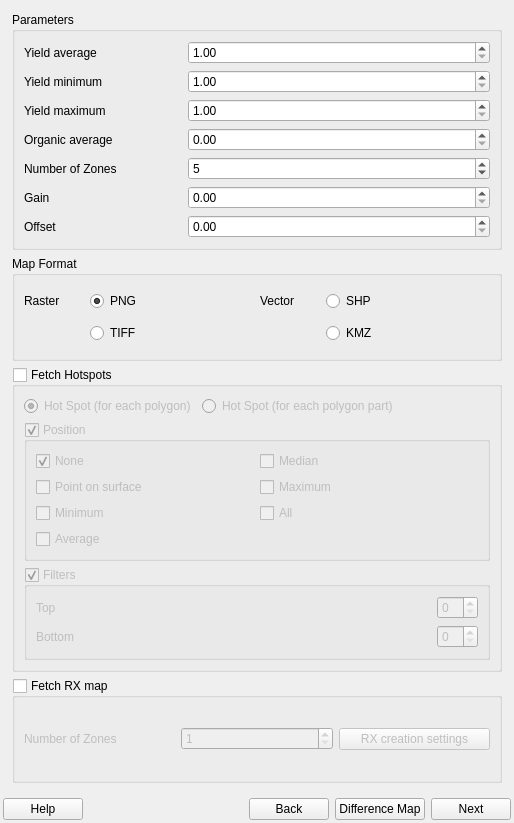
<?xml version="1.0" encoding="UTF-8"?>
<ui version="4.0">
 <class>GeosysPluginDockWidgetBase</class>
 <widget class="QDockWidget" name="GeosysPluginDockWidgetBase">
  <property name="geometry">
   <rect>
    <x>0</x>
    <y>0</y>
    <width>514</width>
    <height>823</height>
   </rect>
  </property>
  <property name="minimumSize">
   <size>
    <width>514</width>
    <height>600</height>
   </size>
  </property>
  <property name="windowTitle">
   <string>GEOSYS Plugin</string>
  </property>
  <widget class="QWidget" name="dockWidgetContents">
   <layout class="QVBoxLayout" name="verticalLayout">
    <property name="leftMargin">
     <number>3</number>
    </property>
    <property name="topMargin">
     <number>3</number>
    </property>
    <property name="rightMargin">
     <number>3</number>
    </property>
    <property name="bottomMargin">
     <number>3</number>
    </property>
    <item>
     <widget class="QStackedWidget" name="stacked_widget">
      <property name="sizePolicy">
       <sizepolicy hsizetype="Preferred" vsizetype="Preferred">
        <horstretch>0</horstretch>
        <verstretch>0</verstretch>
       </sizepolicy>
      </property>
      <property name="currentIndex">
       <number>2</number>
      </property>
      <widget class="QWidget" name="coverage_form_page">
       <property name="minimumSize">
        <size>
         <width>0</width>
         <height>0</height>
        </size>
       </property>
       <layout class="QVBoxLayout" name="verticalLayout_2">
        <property name="leftMargin">
         <number>3</number>
        </property>
        <property name="topMargin">
         <number>3</number>
        </property>
        <property name="rightMargin">
         <number>3</number>
        </property>
        <property name="bottomMargin">
         <number>3</number>
        </property>
        <item>
         <widget class="QGroupBox" name="group_box">
          <property name="minimumSize">
           <size>
            <width>0</width>
            <height>0</height>
           </size>
          </property>
          <property name="maximumSize">
           <size>
            <width>524287</width>
            <height>524287</height>
           </size>
          </property>
          <property name="autoFillBackground">
           <bool>false</bool>
          </property>
          <property name="title">
           <string>Coverage Parameters</string>
          </property>
          <layout class="QVBoxLayout" name="verticalLayout_5">
           <item>
            <widget class="QLabel" name="geometry_label">
             <property name="text">
              <string>Select a coverage boundary from active layers</string>
             </property>
            </widget>
           </item>
           <item>
            <widget class="QComboBox" name="geometry_combo_box">
             <property name="insertPolicy">
              <enum>QComboBox::InsertAlphabetically</enum>
             </property>
            </widget>
           </item>
           <item>
            <widget class="QCheckBox" name="selected_features_checkbox">
             <property name="enabled">
              <bool>true</bool>
             </property>
             <property name="layoutDirection">
              <enum>Qt::LeftToRight</enum>
             </property>
             <property name="text">
              <string>Selected features only</string>
             </property>
            </widget>
           </item>
           <item>
            <widget class="QCheckBox" name="single_geometry_checkbox">
             <property name="text">
              <string>Bulk request (all objects as a single geometry)</string>
             </property>
            </widget>
           </item>
           <item>
            <widget class="QLabel" name="map_product_label">
             <property name="text">
              <string>Choose a map product type</string>
             </property>
            </widget>
           </item>
           <item>
            <widget class="QComboBox" name="map_product_combo_box">
             <property name="insertPolicy">
              <enum>QComboBox::InsertAlphabetically</enum>
             </property>
            </widget>
           </item>
           <item>
            <widget class="QLabel" name="sensor_label">
             <property name="text">
              <string>Choose a sensor</string>
             </property>
            </widget>
           </item>
           <item>
            <widget class="QComboBox" name="sensor_combo_box">
             <property name="insertPolicy">
              <enum>QComboBox::InsertAlphabetically</enum>
             </property>
            </widget>
           </item>
           <item>
            <widget class="QLabel" name="lbl_weather">
             <property name="text">
              <string>Select weather type</string>
             </property>
            </widget>
           </item>
           <item>
            <widget class="QComboBox" name="cb_weather"/>
           </item>
           <item>
            <widget class="QLabel" name="start_date_label">
             <property name="text">
              <string>Choose start date</string>
             </property>
            </widget>
           </item>
           <item>
            <widget class="QDateEdit" name="start_date_edit">
             <property name="wrapping">
              <bool>false</bool>
             </property>
             <property name="buttonSymbols">
              <enum>QAbstractSpinBox::UpDownArrows</enum>
             </property>
             <property name="displayFormat">
              <string>yyyy-MM-dd</string>
             </property>
             <property name="calendarPopup">
              <bool>true</bool>
             </property>
            </widget>
           </item>
           <item>
            <widget class="QLabel" name="end_date_label">
             <property name="text">
              <string>Choose end date</string>
             </property>
            </widget>
           </item>
           <item>
            <widget class="QDateEdit" name="end_date_edit">
             <property name="displayFormat">
              <string>yyyy-MM-dd</string>
             </property>
             <property name="calendarPopup">
              <bool>true</bool>
             </property>
            </widget>
           </item>
           <item>
            <widget class="QLabel" name="n_planned_label">
             <property name="text">
              <string>N-planned value</string>
             </property>
            </widget>
           </item>
           <item>
            <widget class="QDoubleSpinBox" name="n_planned_value_spinbox">
             <property name="enabled">
              <bool>true</bool>
             </property>
             <property name="minimum">
              <double>0.010000000000000</double>
             </property>
             <property name="maximum">
              <double>100.000000000000000</double>
             </property>
             <property name="singleStep">
              <double>0.500000000000000</double>
             </property>
             <property name="value">
              <double>0.010000000000000</double>
             </property>
            </widget>
           </item>
           <item>
            <spacer name="verticalSpacer">
             <property name="orientation">
              <enum>Qt::Vertical</enum>
             </property>
             <property name="sizeHint" stdset="0">
              <size>
               <width>20</width>
               <height>40</height>
              </size>
             </property>
            </spacer>
           </item>
          </layout>
         </widget>
        </item>
       </layout>
      </widget>
      <widget class="QWidget" name="coverage_result_page">
       <layout class="QVBoxLayout" name="verticalLayout_3">
        <property name="leftMargin">
         <number>3</number>
        </property>
        <property name="topMargin">
         <number>3</number>
        </property>
        <property name="rightMargin">
         <number>3</number>
        </property>
        <property name="bottomMargin">
         <number>3</number>
        </property>
        <item>
         <layout class="QVBoxLayout" name="coverage_result_vertical_layout">
          <property name="spacing">
           <number>6</number>
          </property>
          <property name="bottomMargin">
           <number>0</number>
          </property>
          <item>
           <widget class="QLabel" name="label">
            <property name="text">
             <string>Coverage search results</string>
            </property>
           </widget>
          </item>
          <item>
           <widget class="QListWidget" name="coverage_result_list">
            <property name="sizePolicy">
             <sizepolicy hsizetype="Expanding" vsizetype="Expanding">
              <horstretch>0</horstretch>
              <verstretch>0</verstretch>
             </sizepolicy>
            </property>
            <property name="alternatingRowColors">
             <bool>true</bool>
            </property>
            <property name="selectionMode">
             <enum>QAbstractItemView::MultiSelection</enum>
            </property>
            <property name="iconSize">
             <size>
              <width>24</width>
              <height>24</height>
             </size>
            </property>
           </widget>
          </item>
         </layout>
        </item>
       </layout>
      </widget>
      <widget class="QWidget" name="map_creation_page">
       <layout class="QGridLayout" name="gridLayout">
        <item row="2" column="0">
         <widget class="QGroupBox" name="hotspots_group">
          <property name="title">
           <string>Fetch Hotspots</string>
          </property>
          <property name="checkable">
           <bool>true</bool>
          </property>
          <property name="checked">
           <bool>false</bool>
          </property>
          <layout class="QVBoxLayout" name="verticalLayout_4">
           <item>
            <layout class="QFormLayout" name="formLayout_2">
             <item row="0" column="0">
              <widget class="QRadioButton" name="hotspot_polygon_form">
               <property name="text">
                <string>Hot Spot (for each polygon)</string>
               </property>
               <property name="checked">
                <bool>true</bool>
               </property>
              </widget>
             </item>
             <item row="0" column="1">
              <widget class="QRadioButton" name="hotspot_polygon_part_form">
               <property name="text">
                <string>Hot Spot (for each polygon part)</string>
               </property>
              </widget>
             </item>
            </layout>
           </item>
           <item>
            <widget class="QGroupBox" name="hotspots_position_group">
             <property name="title">
              <string>Position</string>
             </property>
             <property name="checkable">
              <bool>true</bool>
             </property>
             <layout class="QGridLayout" name="gridLayout_3">
              <item row="0" column="0">
               <widget class="QCheckBox" name="cb_none">
                <property name="text">
                 <string>None</string>
                </property>
                <property name="checked">
                 <bool>true</bool>
                </property>
               </widget>
              </item>
              <item row="0" column="1">
               <widget class="QCheckBox" name="cb_med">
                <property name="text">
                 <string>Median</string>
                </property>
               </widget>
              </item>
              <item row="1" column="0">
               <widget class="QCheckBox" name="cb_point_on_surface">
                <property name="text">
                 <string>Point on surface</string>
                </property>
               </widget>
              </item>
              <item row="1" column="1">
               <widget class="QCheckBox" name="cb_max">
                <property name="text">
                 <string>Maximum</string>
                </property>
               </widget>
              </item>
              <item row="2" column="0">
               <widget class="QCheckBox" name="cb_min">
                <property name="text">
                 <string>Minimum</string>
                </property>
               </widget>
              </item>
              <item row="2" column="1">
               <widget class="QCheckBox" name="cb_all">
                <property name="text">
                 <string>All</string>
                </property>
               </widget>
              </item>
              <item row="3" column="0">
               <widget class="QCheckBox" name="cb_ave">
                <property name="text">
                 <string>Average</string>
                </property>
               </widget>
              </item>
             </layout>
            </widget>
           </item>
           <item>
            <widget class="QGroupBox" name="hotspots_filters_group">
             <property name="title">
              <string>Filters</string>
             </property>
             <property name="checkable">
              <bool>true</bool>
             </property>
             <layout class="QGridLayout" name="gridLayout_4">
              <item row="0" column="0">
               <widget class="QLabel" name="lbl_top">
                <property name="text">
                 <string>Top</string>
                </property>
               </widget>
              </item>
              <item row="0" column="1">
               <spacer name="horizontalSpacer">
                <property name="orientation">
                 <enum>Qt::Horizontal</enum>
                </property>
                <property name="sizeHint" stdset="0">
                 <size>
                  <width>243</width>
                  <height>20</height>
                 </size>
                </property>
               </spacer>
              </item>
              <item row="0" column="2">
               <widget class="QSpinBox" name="sb_top"/>
              </item>
              <item row="1" column="0">
               <widget class="QLabel" name="lbl_bottom">
                <property name="text">
                 <string>Bottom</string>
                </property>
               </widget>
              </item>
              <item row="1" column="1">
               <spacer name="horizontalSpacer_2">
                <property name="orientation">
                 <enum>Qt::Horizontal</enum>
                </property>
                <property name="sizeHint" stdset="0">
                 <size>
                  <width>243</width>
                  <height>20</height>
                 </size>
                </property>
               </spacer>
              </item>
              <item row="1" column="2">
               <widget class="QSpinBox" name="sb_bottom"/>
              </item>
             </layout>
            </widget>
           </item>
          </layout>
         </widget>
        </item>
        <item row="0" column="0">
         <widget class="QGroupBox" name="parameters_group">
          <property name="title">
           <string>Parameters</string>
          </property>
          <layout class="QGridLayout" name="gridLayout">
           <item row="0" column="0">
            <widget class="QLabel" name="yield_average_label">
             <property name="minimumSize">
              <size>
               <width>0</width>
               <height>0</height>
              </size>
             </property>
             <property name="text">
              <string>Yield average</string>
             </property>
            </widget>
           </item>
           <item row="0" column="1">
            <widget class="QDoubleSpinBox" name="yield_average_form">
             <property name="sizePolicy">
              <sizepolicy hsizetype="Preferred" vsizetype="Fixed">
               <horstretch>0</horstretch>
               <verstretch>0</verstretch>
              </sizepolicy>
             </property>
             <property name="minimumSize">
              <size>
               <width>302</width>
               <height>0</height>
              </size>
             </property>
             <property name="minimum">
              <double>1.000000000000000</double>
             </property>
             <property name="maximum">
              <double>999.990000000000009</double>
             </property>
            </widget>
           </item>
           <item row="1" column="0">
            <widget class="QLabel" name="yield_minimum_label">
             <property name="minimumSize">
              <size>
               <width>0</width>
               <height>0</height>
              </size>
             </property>
             <property name="text">
              <string>Yield minimum</string>
             </property>
            </widget>
           </item>
           <item row="1" column="1">
            <widget class="QDoubleSpinBox" name="yield_minimum_form">
             <property name="sizePolicy">
              <sizepolicy hsizetype="Preferred" vsizetype="Fixed">
               <horstretch>0</horstretch>
               <verstretch>0</verstretch>
              </sizepolicy>
             </property>
             <property name="minimumSize">
              <size>
               <width>302</width>
               <height>0</height>
              </size>
             </property>
             <property name="minimum">
              <double>1.000000000000000</double>
             </property>
             <property name="maximum">
              <double>999.990000000000009</double>
             </property>
            </widget>
           </item>
           <item row="2" column="0">
            <widget class="QLabel" name="yield_maximum_label">
             <property name="text">
              <string>Yield maximum</string>
             </property>
            </widget>
           </item>
           <item row="2" column="1">
            <widget class="QDoubleSpinBox" name="yield_maximum_form">
             <property name="sizePolicy">
              <sizepolicy hsizetype="Preferred" vsizetype="Fixed">
               <horstretch>0</horstretch>
               <verstretch>0</verstretch>
              </sizepolicy>
             </property>
             <property name="minimumSize">
              <size>
               <width>302</width>
               <height>0</height>
              </size>
             </property>
             <property name="minimum">
              <double>1.000000000000000</double>
             </property>
             <property name="maximum">
              <double>999.990000000000009</double>
             </property>
            </widget>
           </item>
           <item row="3" column="0">
            <widget class="QLabel" name="organic_average_label">
             <property name="text">
              <string>Organic average</string>
             </property>
            </widget>
           </item>
           <item row="3" column="1">
            <widget class="QDoubleSpinBox" name="organic_average_form">
             <property name="sizePolicy">
              <sizepolicy hsizetype="Preferred" vsizetype="Fixed">
               <horstretch>0</horstretch>
               <verstretch>0</verstretch>
              </sizepolicy>
             </property>
             <property name="minimumSize">
              <size>
               <width>302</width>
               <height>0</height>
              </size>
             </property>
             <property name="maximum">
              <double>999.990000000000009</double>
             </property>
            </widget>
           </item>
           <item row="4" column="0">
            <widget class="QLabel" name="samz_zone_label">
             <property name="text">
              <string>Number of Zones</string>
             </property>
            </widget>
           </item>
           <item row="4" column="1">
            <widget class="QSpinBox" name="samz_zone_form">
             <property name="sizePolicy">
              <sizepolicy hsizetype="Preferred" vsizetype="Fixed">
               <horstretch>0</horstretch>
               <verstretch>0</verstretch>
              </sizepolicy>
             </property>
             <property name="minimumSize">
              <size>
               <width>302</width>
               <height>0</height>
              </size>
             </property>
             <property name="minimum">
              <number>2</number>
             </property>
             <property name="value">
              <number>5</number>
             </property>
            </widget>
           </item>
           <item row="5" column="0">
            <widget class="QLabel" name="gain_label">
             <property name="text">
              <string>Gain</string>
             </property>
            </widget>
           </item>
           <item row="5" column="1">
            <widget class="QDoubleSpinBox" name="spinBox_gain">
             <property name="decimals">
              <number>2</number>
             </property>
             <property name="singleStep">
              <double>0.100000000000000</double>
             </property>
            </widget>
           </item>
           <item row="6" column="0">
            <widget class="QLabel" name="offset_label">
             <property name="text">
              <string>Offset</string>
             </property>
            </widget>
           </item>
           <item row="6" column="1">
            <widget class="QDoubleSpinBox" name="spinBox_offset">
             <property name="singleStep">
              <double>0.100000000000000</double>
             </property>
            </widget>
           </item>
          </layout>
         </widget>
        </item>
        <item row="1" column="0">
         <widget class="QGroupBox" name="map_format_group">
          <property name="title">
           <string>Map Format</string>
          </property>
          <property name="checkable">
           <bool>false</bool>
          </property>
          <layout class="QGridLayout" name="gridLayout_2">
           <item row="0" column="0">
            <widget class="QLabel" name="raster_label">
             <property name="maximumSize">
              <size>
               <width>60</width>
               <height>16777215</height>
              </size>
             </property>
             <property name="text">
              <string>Raster</string>
             </property>
            </widget>
           </item>
           <item row="0" column="1">
            <widget class="QRadioButton" name="png_radio_button">
             <property name="text">
              <string>PNG</string>
             </property>
             <property name="checked">
              <bool>true</bool>
             </property>
            </widget>
           </item>
           <item row="0" column="2">
            <widget class="QLabel" name="vectorl_abel">
             <property name="maximumSize">
              <size>
               <width>60</width>
               <height>16777215</height>
              </size>
             </property>
             <property name="text">
              <string>Vector</string>
             </property>
            </widget>
           </item>
           <item row="0" column="3">
            <widget class="QRadioButton" name="shp_radio_button">
             <property name="text">
              <string>SHP</string>
             </property>
            </widget>
           </item>
           <item row="1" column="1">
            <widget class="QRadioButton" name="tiff_radio_button">
             <property name="text">
              <string>TIFF</string>
             </property>
             <property name="checked">
              <bool>false</bool>
             </property>
            </widget>
           </item>
           <item row="1" column="3">
            <widget class="QRadioButton" name="kmz_radio_button">
             <property name="text">
              <string>KMZ</string>
             </property>
            </widget>
           </item>
          </layout>
         </widget>
        </item>
        <item row="5" column="0">
         <widget class="QGroupBox" name="gb_rx_maps">
          <property name="title">
           <string>Fetch RX map</string>
          </property>
          <property name="checkable">
           <bool>true</bool>
          </property>
          <property name="checked">
           <bool>false</bool>
          </property>
          <layout class="QHBoxLayout" name="horizontalLayout_2">
           <item>
            <widget class="QLabel" name="lbl_rx_zones">
             <property name="text">
              <string>Number of Zones</string>
             </property>
            </widget>
           </item>
           <item>
            <widget class="QSpinBox" name="sb_rx_count">
             <property name="minimum">
              <number>1</number>
             </property>
            </widget>
           </item>
           <item>
            <widget class="QPushButton" name="btn_rx_settings">
             <property name="text">
              <string>RX creation settings</string>
             </property>
            </widget>
           </item>
          </layout>
         </widget>
        </item>
       </layout>
      </widget>
      <widget class="QWidget" name="rx_map_parameters_page">
       <layout class="QVBoxLayout" name="verticalLayout_6">
        <item>
         <widget class="QGroupBox" name="gb_rx_parameters">
          <property name="title">
           <string>RX map parameters</string>
          </property>
          <layout class="QVBoxLayout" name="verticalLayout_7">
           <item>
            <widget class="QLabel" name="lbl_input_field">
             <property name="text">
              <string>Input field</string>
             </property>
            </widget>
           </item>
           <item>
            <widget class="QLineEdit" name="lineEdit"/>
           </item>
           <item>
            <widget class="QListWidget" name="lw_zone_parameters"/>
           </item>
          </layout>
         </widget>
        </item>
        <item>
         <spacer name="verticalSpacer_3">
          <property name="orientation">
           <enum>Qt::Vertical</enum>
          </property>
          <property name="sizeHint" stdset="0">
           <size>
            <width>20</width>
            <height>404</height>
           </size>
          </property>
         </spacer>
        </item>
       </layout>
      </widget>
     </widget>
    </item>
    <item>
     <layout class="QHBoxLayout" name="horizontalLayout">
      <item>
       <widget class="QPushButton" name="help_push_button">
        <property name="text">
         <string>Help</string>
        </property>
        <property name="autoDefault">
         <bool>false</bool>
        </property>
       </widget>
      </item>
      <item>
       <spacer name="horizontal_spacer">
        <property name="orientation">
         <enum>Qt::Horizontal</enum>
        </property>
        <property name="sizeHint" stdset="0">
         <size>
          <width>40</width>
          <height>20</height>
         </size>
        </property>
       </spacer>
      </item>
      <item>
       <widget class="QPushButton" name="back_push_button">
        <property name="text">
         <string>Back</string>
        </property>
        <property name="autoDefault">
         <bool>false</bool>
        </property>
       </widget>
      </item>
      <item>
       <widget class="QPushButton" name="difference_map_push_button">
        <property name="text">
         <string>Difference Map</string>
        </property>
        <property name="autoDefault">
         <bool>false</bool>
        </property>
        <property name="default">
         <bool>false</bool>
        </property>
       </widget>
      </item>
      <item>
       <widget class="QPushButton" name="next_push_button">
        <property name="text">
         <string>Next</string>
        </property>
        <property name="autoDefault">
         <bool>false</bool>
        </property>
        <property name="default">
         <bool>false</bool>
        </property>
       </widget>
      </item>
     </layout>
    </item>
   </layout>
  </widget>
 </widget>
 <tabstops>
  <tabstop>geometry_combo_box</tabstop>
  <tabstop>map_product_combo_box</tabstop>
  <tabstop>sensor_combo_box</tabstop>
  <tabstop>start_date_edit</tabstop>
  <tabstop>end_date_edit</tabstop>
  <tabstop>help_push_button</tabstop>
  <tabstop>back_push_button</tabstop>
  <tabstop>next_push_button</tabstop>
  <tabstop>coverage_result_list</tabstop>
  <tabstop>png_radio_button</tabstop>
  <tabstop>shp_radio_button</tabstop>
 </tabstops>
 <resources/>
 <connections/>
</ui>
